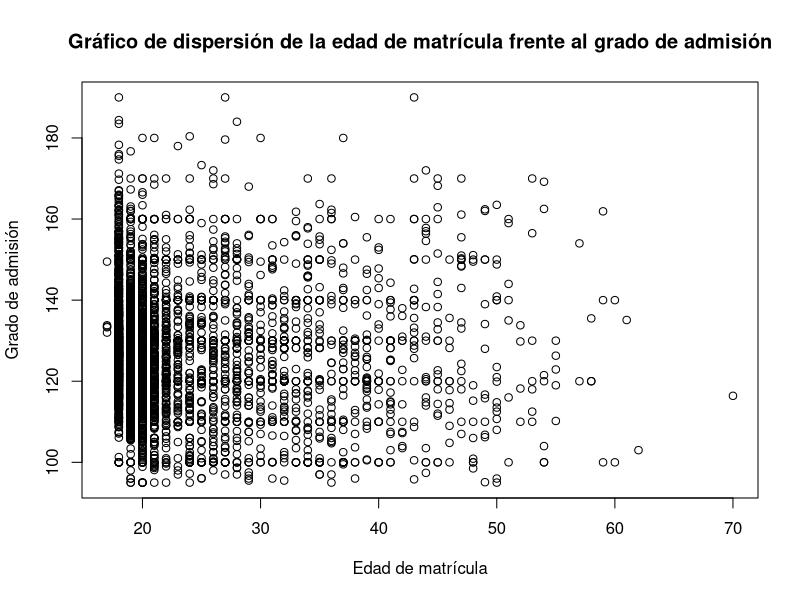
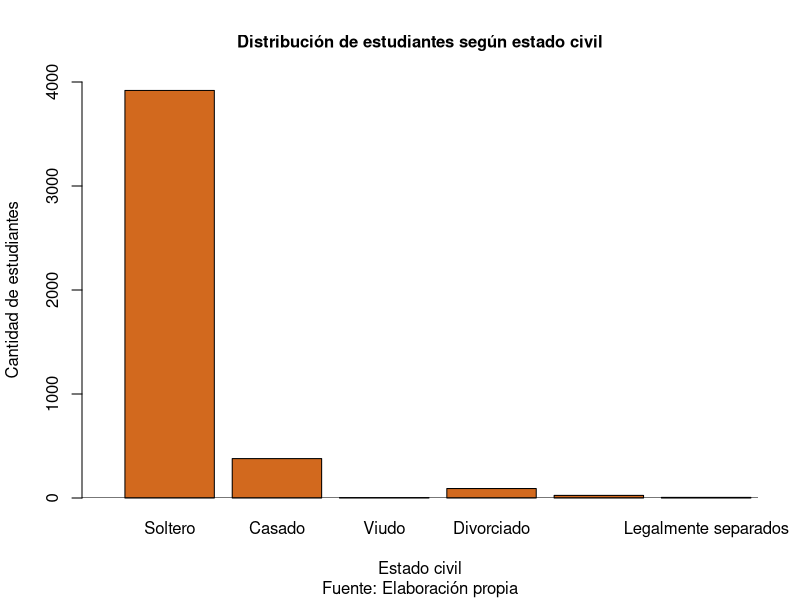

The R source for these figures, in order:

# Read CSV file
data <- read.csv("Dataset.csv")

plot(data$Age.at.enrollment, data$Admission.grade, 
     xlab = "Edad de matrícula", ylab = "Grado de admisión",
     main = "Gráfico de dispersión de la edad de matrícula frente al grado de admisión")

# Crea un vector con los nombres de las categorías del eje x
nombres_x <- c("Soltero", "Casado", "Viudo", "Divorciado", "Unión de hecho", "Legalmente separados")

# Crea el gráfico de barras y especifica los nombres de las categorías en el eje x
barplot(table(data$Marital.status), 
        cex.main = 1, 
        col = "chocolate", 
        main = "Distribución de estudiantes según estado civil", 
        xlab = "Estado civil", 
        ylab = "Cantidad de estudiantes", 
        xlim = c(0, 7), 
        ylim = c(0, 4000), 
        sub = "Fuente: Elaboración propia",
        names.arg = nombres_x)

# Agrega una línea base
abline(h = 0)
